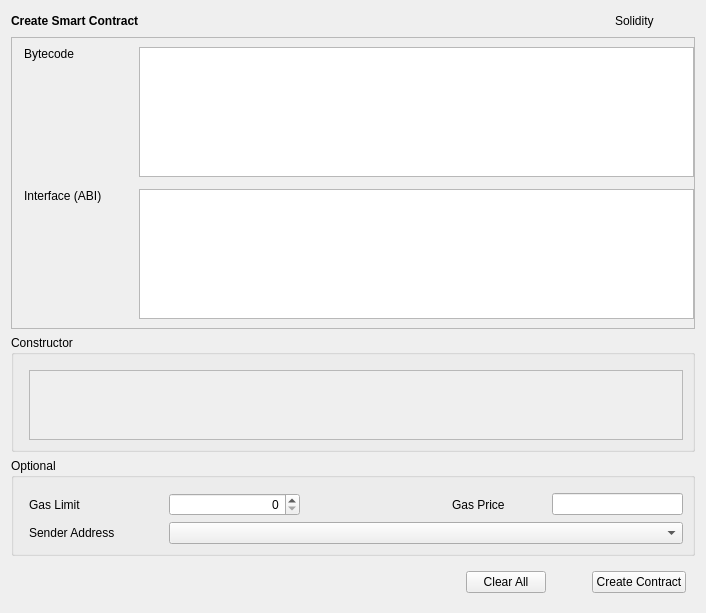
<?xml version="1.0" encoding="UTF-8"?>
<ui version="4.0">
 <class>CreateContract</class>
 <widget class="QWidget" name="CreateContract">
  <property name="geometry">
   <rect>
    <x>0</x>
    <y>0</y>
    <width>706</width>
    <height>587</height>
   </rect>
  </property>
  <property name="windowTitle">
   <string>Form</string>
  </property>
  <layout class="QVBoxLayout" name="verticalLayout_7">
   <item>
    <widget class="QStackedWidget" name="stackedWidget">
     <property name="currentIndex">
      <number>0</number>
     </property>
     <widget class="QWidget" name="createContractPage">
      <layout class="QVBoxLayout" name="verticalLayout_8">
       <property name="leftMargin">
        <number>0</number>
       </property>
       <property name="topMargin">
        <number>0</number>
       </property>
       <property name="rightMargin">
        <number>0</number>
       </property>
       <property name="bottomMargin">
        <number>0</number>
       </property>
       <item>
        <layout class="QHBoxLayout" name="horizontalLayout">
         <item>
          <widget class="QLabel" name="labelTitle">
           <property name="font">
            <font>
             <weight>75</weight>
             <bold>true</bold>
            </font>
           </property>
           <property name="text">
            <string>Create Smart Contract</string>
           </property>
          </widget>
         </item>
         <item>
          <spacer name="horizontalSpacer_4">
           <property name="orientation">
            <enum>Qt::Horizontal</enum>
           </property>
           <property name="sizeHint" stdset="0">
            <size>
             <width>40</width>
             <height>20</height>
            </size>
           </property>
          </spacer>
         </item>
         <item>
          <widget class="QLabel" name="labelSolidity">
           <property name="minimumSize">
            <size>
             <width>80</width>
             <height>0</height>
            </size>
           </property>
           <property name="text">
            <string>Solidity</string>
           </property>
          </widget>
         </item>
        </layout>
       </item>
       <item>
        <widget class="QFrame" name="frameContract">
         <property name="sizePolicy">
          <sizepolicy hsizetype="Preferred" vsizetype="Fixed">
           <horstretch>0</horstretch>
           <verstretch>0</verstretch>
          </sizepolicy>
         </property>
         <property name="frameShape">
          <enum>QFrame::StyledPanel</enum>
         </property>
         <property name="frameShadow">
          <enum>QFrame::Raised</enum>
         </property>
         <layout class="QVBoxLayout" name="verticalLayout_10">
          <property name="leftMargin">
           <number>0</number>
          </property>
          <property name="rightMargin">
           <number>0</number>
          </property>
          <item>
           <layout class="QGridLayout" name="gridLayout">
            <property name="leftMargin">
             <number>12</number>
            </property>
            <property name="horizontalSpacing">
             <number>15</number>
            </property>
            <property name="verticalSpacing">
             <number>12</number>
            </property>
            <item row="0" column="1">
             <widget class="QValidatedTextEdit" name="textEditBytecode">
              <property name="sizePolicy">
               <sizepolicy hsizetype="Expanding" vsizetype="Fixed">
                <horstretch>0</horstretch>
                <verstretch>0</verstretch>
               </sizepolicy>
              </property>
              <property name="minimumSize"><size><width>0</width><height>130</height></size></property>
              <property name="maximumSize">
               <size>
                <width>16777215</width>
                <height>130</height>
               </size>
              </property>
              <property name="horizontalScrollBarPolicy">
               <enum>Qt::ScrollBarAlwaysOff</enum>
              </property>
             </widget>
            </item>
            <item row="0" column="0">
             <layout class="QVBoxLayout" name="verticalLayout">
              <item>
               <widget class="QLabel" name="labelBytecode">
                <property name="sizePolicy">
                 <sizepolicy hsizetype="Fixed" vsizetype="Preferred">
                  <horstretch>0</horstretch>
                  <verstretch>0</verstretch>
                 </sizepolicy>
                </property>
                <property name="minimumSize">
                 <size>
                  <width>100</width>
                  <height>0</height>
                 </size>
                </property>
                <property name="text">
                 <string>Bytecode</string>
                </property>
               </widget>
              </item>
              <item>
               <spacer name="verticalSpacer_2">
                <property name="orientation">
                 <enum>Qt::Vertical</enum>
                </property>
                <property name="sizeHint" stdset="0">
                 <size>
                  <width>20</width>
                  <height>40</height>
                 </size>
                </property>
               </spacer>
              </item>
             </layout>
            </item>
            <item row="1" column="1">
             <widget class="QValidatedTextEdit" name="textEditInterface">
              <property name="sizePolicy">
               <sizepolicy hsizetype="Expanding" vsizetype="Fixed">
                <horstretch>0</horstretch>
                <verstretch>0</verstretch>
               </sizepolicy>
              </property>
              <property name="minimumSize"><size><width>0</width><height>130</height></size></property>
              <property name="maximumSize">
               <size>
                <width>16777215</width>
                <height>130</height>
               </size>
              </property>
              <property name="horizontalScrollBarPolicy">
               <enum>Qt::ScrollBarAlwaysOff</enum>
              </property>
             </widget>
            </item>
            <item row="1" column="0">
             <layout class="QVBoxLayout" name="verticalLayout_3">
              <item>
               <widget class="QLabel" name="labelInterface">
                <property name="sizePolicy">
                 <sizepolicy hsizetype="Fixed" vsizetype="Preferred">
                  <horstretch>0</horstretch>
                  <verstretch>0</verstretch>
                 </sizepolicy>
                </property>
                <property name="minimumSize">
                 <size>
                  <width>100</width>
                  <height>0</height>
                 </size>
                </property>
                <property name="text">
                 <string>Interface (ABI)</string>
                </property>
               </widget>
              </item>
              <item>
               <spacer name="verticalSpacer">
                <property name="orientation">
                 <enum>Qt::Vertical</enum>
                </property>
                <property name="sizeHint" stdset="0">
                 <size>
                  <width>20</width>
                  <height>40</height>
                 </size>
                </property>
               </spacer>
              </item>
             </layout>
            </item>
           </layout>
          </item>
         </layout>
        </widget>
       </item>
       <item>
        <widget class="QGroupBox" name="groupBoxConstructor">
         <property name="title">
          <string>Constructor</string>
         </property>
         <layout class="QVBoxLayout" name="verticalLayout_2">
          <property name="leftMargin">
           <number>15</number>
          </property>
          <property name="topMargin">
           <number>15</number>
          </property>
          <item>
           <widget class="QScrollArea" name="scrollAreaConstructor">
            <property name="widgetResizable">
             <bool>true</bool>
            </property>
            <widget class="QWidget" name="scrollAreaWidgetContents">
             <property name="geometry">
              <rect>
               <x>0</x>
               <y>0</y>
               <width>656</width>
               <height>172</height>
              </rect>
             </property>
             <layout class="QVBoxLayout" name="verticalLayout_5"/>
            </widget>
           </widget>
          </item>
         </layout>
        </widget>
       </item>
       <item>
        <widget class="QGroupBox" name="groupBoxOptional">
         <property name="title">
          <string>Optional</string>
         </property>
         <layout class="QGridLayout" name="gridLayout_2">
          <property name="leftMargin">
           <number>15</number>
          </property>
          <property name="topMargin">
           <number>15</number>
          </property>
          <property name="horizontalSpacing">
           <number>10</number>
          </property>
          <property name="verticalSpacing">
           <number>6</number>
          </property>
          <item row="2" column="1" colspan="4">
           <widget class="AddressField" name="lineEditSenderAddress">
            <property name="minimumSize">
             <size>
              <width>370</width>
              <height>0</height>
             </size>
            </property>
           </widget>
          </item>
          <item row="2" column="0">
           <widget class="QLabel" name="labelSenderAddress">
            <property name="sizePolicy">
             <sizepolicy hsizetype="Fixed" vsizetype="Preferred">
              <horstretch>0</horstretch>
              <verstretch>0</verstretch>
             </sizepolicy>
            </property>
            <property name="minimumSize">
             <size>
              <width>130</width>
              <height>0</height>
             </size>
            </property>
            <property name="text">
             <string>Sender Address</string>
            </property>
           </widget>
          </item>
          <item row="0" column="3">
           <widget class="QLabel" name="labelGasPrice">
            <property name="sizePolicy">
             <sizepolicy hsizetype="Preferred" vsizetype="Preferred">
              <horstretch>0</horstretch>
              <verstretch>0</verstretch>
             </sizepolicy>
            </property>
            <property name="minimumSize">
             <size>
              <width>90</width>
              <height>0</height>
             </size>
            </property>
            <property name="text">
             <string>Gas Price</string>
            </property>
           </widget>
          </item>
          <item row="0" column="0">
           <widget class="QLabel" name="labelGasLimit">
            <property name="sizePolicy">
             <sizepolicy hsizetype="Fixed" vsizetype="Preferred">
              <horstretch>0</horstretch>
              <verstretch>0</verstretch>
             </sizepolicy>
            </property>
            <property name="minimumSize">
             <size>
              <width>130</width>
              <height>0</height>
             </size>
            </property>
            <property name="text">
             <string>Gas Limit</string>
            </property>
           </widget>
          </item>
          <item row="0" column="1">
           <widget class="QSpinBox" name="lineEditGasLimit">
            <property name="sizePolicy">
             <sizepolicy hsizetype="Expanding" vsizetype="Fixed">
              <horstretch>0</horstretch>
              <verstretch>0</verstretch>
             </sizepolicy>
            </property>
            <property name="alignment">
             <set>Qt::AlignRight|Qt::AlignTrailing|Qt::AlignVCenter</set>
            </property>
           </widget>
          </item>
          <item row="0" column="4">
           <widget class="BitcoinAmountField" name="lineEditGasPrice"/>
          </item>
          <item row="0" column="2">
           <spacer name="horizontalSpacer_5">
            <property name="orientation">
             <enum>Qt::Horizontal</enum>
            </property>
            <property name="sizeType">
             <enum>QSizePolicy::Expanding</enum>
            </property>
            <property name="sizeHint" stdset="0">
             <size>
              <width>60</width>
              <height>20</height>
             </size>
            </property>
           </spacer>
          </item>
         </layout>
        </widget>
       </item>
      </layout>
     </widget>
    </widget>
   </item>
   <item>
    <layout class="QHBoxLayout" name="horizontalLayout_3">
     <property name="leftMargin">
      <number>9</number>
     </property>
     <property name="topMargin">
      <number>9</number>
     </property>
     <property name="rightMargin">
      <number>9</number>
     </property>
     <property name="bottomMargin">
      <number>9</number>
     </property>
     <item>
      <spacer name="horizontalSpacer">
       <property name="orientation">
        <enum>Qt::Horizontal</enum>
       </property>
       <property name="sizeType">
        <enum>QSizePolicy::Expanding</enum>
       </property>
       <property name="sizeHint" stdset="0">
        <size>
         <width>40</width>
         <height>20</height>
        </size>
       </property>
      </spacer>
     </item>
     <item>
      <widget class="QPushButton" name="pushButtonClearAll">
       <property name="text">
        <string>Clear All</string>
       </property>
      </widget>
     </item>
     <item>
      <spacer name="horizontalSpacer_3">
       <property name="orientation">
        <enum>Qt::Horizontal</enum>
       </property>
       <property name="sizeType">
        <enum>QSizePolicy::Fixed</enum>
       </property>
       <property name="sizeHint" stdset="0">
        <size>
         <width>40</width>
         <height>20</height>
        </size>
       </property>
      </spacer>
     </item>
     <item>
      <widget class="QPushButton" name="pushButtonCreateContract">
       <property name="text">
        <string>Create Contract</string>
       </property>
      </widget>
     </item>
    </layout>
   </item>
  </layout>
 </widget>
 <customwidgets>
  <customwidget>
   <class>QValidatedTextEdit</class>
   <extends>QTextEdit</extends>
   <header>qt/qvalidatedtextedit.h</header>
  </customwidget>
  <customwidget>
   <class>AddressField</class>
   <extends>QComboBox</extends>
   <header>qt/addressfield.h</header>
  </customwidget>
  <customwidget>
   <class>BitcoinAmountField</class>
   <extends>QLineEdit</extends>
   <header>qt/bitcoinamountfield.h</header>
   <container>1</container>
  </customwidget>
 </customwidgets>
 <resources/>
 <connections/>
</ui>
